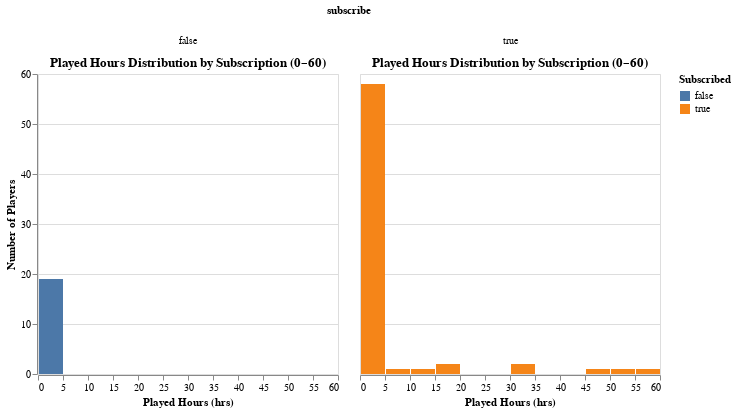

The notebook cell saved with this chart:
### Code cell
chart_sub_zoom

### Figure 1 — Vega-Lite specification as saved in the notebook (floating-point values rounded to 4 significant figures)
{"config": {"view": {"continuousWidth": 300, "continuousHeight": 300}}, "data": {"name": "data-900ebb47644510acd9ed407ebf667ff0"}, "facet": {"column": {"field": "subscribe", "type": "nominal"}}, "spec": {"mark": {"type": "bar", "clip": true}, "encoding": {"color": {"field": "subscribe", "title": "Subscribed", "type": "nominal"}, "x": {"bin": {"maxbins": 45}, "field": "played_hours", "scale": {"domain": [0, 60]}, "title": "Played Hours (hrs)", "type": "quantitative"}, "y": {"aggregate": "count", "title": "Number of Players", "type": "quantitative"}}, "title": "Played Hours Distribution by Subscription (0–60)"}, "$schema": "https://vega.github.io/schema/vega-lite/v5.20.1.json", "datasets": {"data-900ebb47644510acd9ed407ebf667ff0": [{"experience": "Regular", "subscribe": true, "played_hours": 4.0, "engagement_level": "Below Average"}, {"experience": "Beginner", "subscribe": true, "played_hours": 1.5, "engagement_level": "Below Average"}, {"experience": "Amateur", "subscribe": true, "played_hours": 0.2, "engagement_level": "Below Average"}, {"experience": "Pro", "subscribe": true, "played_hours": 1.0, "engagement_level": "Below Average"}, {"experience": "Veteran", "subscribe": true, "played_hours": 0.1, "engagement_level": "Below Average"}, {"experience": "Beginner", "subscribe": true, "played_hours": 1.0, "engagement_level": "Below Average"}, {"experience": "Veteran", "subscribe": false, "played_hours": 0.1, "engagement_level": "Below Average"}, {"experience": "Amateur", "subscribe": false, "played_hours": 0.1, "engagement_level": "Below Average"}, {"experience": "Veteran", "subscribe": true, "played_hours": 0.1, "engagement_level": "Below Average"}, {"experience": "Amateur", "subscribe": true, "played_hours": 150.0, "engagement_level": "Above Average"}, {"experience": "Amateur", "subscribe": false, "played_hours": 2.3, "engagement_level": "Below Average"}, {"experience": "Pro", "subscribe": true, "played_hours": 0.2, "engagement_level": "Below Average"}, {"experience": "Regular", "subscribe": true, "played_hours": 0.6, "engagement_level": "Below Average"}, {"experience": "Veteran", "subscribe": true, "played_hours": 2.2, "engagement_level": "Below Average"}, {"experience": "Amateur", "subscribe": true, "played_hours": 1.2, "engagement_level": "Below Average"}, {"experience": "Pro", "subscribe": true, "played_hours": 0.2, "engagement_level": "Below Average"}, {"experience": "Amateur", "subscribe": true, "played_hours": 32.0, "engagement_level": "Above Average"}, {"experience": "Regular", "subscribe": true, "played_hours": 0.6, "engagement_level": "Below Average"}, {"experience": "Amateur", "subscribe": true, "played_hours": 0.1, "engagement_level": "Below Average"}, {"experience": "Beginner", "subscribe": true, "played_hours": 0.8, "engagement_level": "Below Average"}, {"experience": "Veteran", "subscribe": false, "played_hours": 2.7, "engagement_level": "Below Average"}, {"experience": "Beginner", "subscribe": true, "played_hours": 1.0, "engagement_level": "Below Average"}, {"experience": "Beginner", "subscribe": true, "played_hours": 0.1, "engagement_level": "Below Average"}, {"experience": "Veteran", "subscribe": true, "played_hours": 0.1, "engagement_level": "Below Average"}, {"experience": "Pro", "subscribe": false, "played_hours": 0.4, "engagement_level": "Below Average"}, {"experience": "Regular", "subscribe": true, "played_hours": 0.5, "engagement_level": "Below Average"}, {"experience": "Veteran", "subscribe": true, "played_hours": 3.8, "engagement_level": "Below Average"}, {"experience": "Amateur", "subscribe": true, "played_hours": 0.1, "engagement_level": "Below Average"}, {"experience": "Veteran", "subscribe": true, "played_hours": 0.1, "engagement_level": "Below Average"}, {"experience": "Regular", "subscribe": true, "played_hours": 0.1, "engagement_level": "Below Average"}, {"experience": "Pro", "subscribe": true, "played_hours": 0.6, "engagement_level": "Below Average"}, {"experience": "Veteran", "subscribe": false, "played_hours": 0.1, "engagement_level": "Below Average"}, {"experience": "Veteran", "subscribe": true, "played_hours": 1.0, "engagement_level": "Below Average"}, {"experience": "Amateur", "subscribe": true, "played_hours": 0.1, "engagement_level": "Below Average"}, {"experience": "Amateur", "subscribe": true, "played_hours": 0.3, "engagement_level": "Below Average"}, {"experience": "Veteran", "subscribe": true, "played_hours": 12.5, "engagement_level": "Above Average"}, {"experience": "Amateur", "subscribe": true, "played_hours": 56.1, "engagement_level": "Above Average"}, {"experience": "Beginner", "subscribe": true, "played_hours": 0.1, "engagement_level": "Below Average"}, {"experience": "Amateur", "subscribe": true, "played_hours": 0.1, "engagement_level": "Below Average"}, {"experience": "Beginner", "subscribe": false, "played_hours": 1.8, "engagement_level": "Below Average"}, {"experience": "Veteran", "subscribe": false, "played_hours": 0.1, "engagement_level": "Below Average"}, {"experience": "Amateur", "subscribe": true, "played_hours": 0.5, "engagement_level": "Below Average"}, {"experience": "Amateur", "subscribe": false, "played_hours": 0.1, "engagement_level": "Below Average"}, {"experience": "Veteran", "subscribe": false, "played_hours": 0.1, "engagement_level": "Below Average"}, {"experience": "Beginner", "subscribe": false, "played_hours": 0.2, "engagement_level": "Below Average"}, {"experience": "Beginner", "subscribe": true, "played_hours": 0.4, "engagement_level": "Below Average"}, {"experience": "Veteran", "subscribe": true, "played_hours": 0.2, "engagement_level": "Below Average"}, {"experience": "Pro", "subscribe": true, "played_hours": 0.1, "engagement_level": "Below Average"}, {"experience": "Veteran", "subscribe": false, "played_hours": 2.7, "engagement_level": "Below Average"}, {"experience": "Veteran", "subscribe": true, "played_hours": 0.1, "engagement_level": "Below Average"}, {"experience": "Pro", "subscribe": false, "played_hours": 0.2, "engagement_level": "Below Average"}, {"experience": "Regular", "subscribe": true, "played_hours": 18.5, "engagement_level": "Above Average"}, {"experience": "Regular", "subscribe": true, "played_hours": 1.5, "engagement_level": "Below Average"}, {"experience": "Amateur", "subscribe": false, "played_hours": 0.1, "engagement_level": "Below Average"}, {"experience": "Amateur", "subscribe": false, "played_hours": 1.0, "engagement_level": "Below Average"}, {"experience": "Veteran", "subscribe": true, "played_hours": 0.1, "engagement_level": "Below Average"}, {"experience": "Amateur", "subscribe": true, "played_hours": 0.7, "engagement_level": "Below Average"}, {"experience": "Beginner", "subscribe": true, "played_hours": 0.2, "engagement_level": "Below Average"}, {"experience": "Veteran", "subscribe": true, "played_hours": 1.6, "engagement_level": "Below Average"}, {"experience": "Amateur", "subscribe": true, "played_hours": 3.5, "engagement_level": "Below Average"}, {"experience": "Amateur", "subscribe": true, "played_hours": 0.2, "engagement_level": "Below Average"}, {"experience": "Beginner", "subscribe": true, "played_hours": 0.6, "engagement_level": "Below Average"}, {"experience": "Veteran", "subscribe": true, "played_hours": 0.4, "engagement_level": "Below Average"}, {"experience": "Amateur", "subscribe": true, "played_hours": 0.5, "engagement_level": "Below Average"}, {"experience": "Amateur", "subscribe": true, "played_hours": 17.2, "engagement_level": "Above Average"}, {"experience": "Beginner", "subscribe": true, "played_hours": 2.0, "engagement_level": "Below Average"}, {"experience": "Pro", "subscribe": true, "played_hours": 1.2, "engagement_level": "Below Average"}, {"experience": "Beginner", "subscribe": true, "played_hours": 0.1, "engagement_level": "Below Average"}, {"experience": "Regular", "subscribe": true, "played_hours": 178.2, "engagement_level": "Above Average"}, {"experience": "Pro", "subscribe": true, "played_hours": 30.3, "engagement_level": "Above Average"}, {"experience": "Beginner", "subscribe": true, "played_hours": 0.7, "engagement_level": "Below Average"}, {"experience": "Amateur", "subscribe": false, "played_hours": 2.1, "engagement_level": "Below Average"}, {"experience": "Amateur", "subscribe": true, "played_hours": 0.8, "engagement_level": "Below Average"}, {"experience": "Regular", "subscribe": true, "played_hours": 0.3, "engagement_level": "Below Average"}, {"experience": "Regular", "subscribe": true, "played_hours": 5.6, "engagement_level": "Below Average"}, {"experience": "Amateur", "subscribe": true, "played_hours": 0.1, "engagement_level": "Below Average"}, {"experience": "Veteran", "subscribe": true, "played_hours": 0.1, "engagement_level": "Below Average"}, {"experience": "Veteran", "subscribe": true, "played_hours": 0.6, "engagement_level": "Below Average"}, {"experience": "Amateur", "subscribe": true, "played_hours": 1.8, "engagement_level": "Below Average"}, {"experience": "Beginner", "subscribe": true, "played_hours": 1.1, "engagement_level": "Below Average"}, {"experience": "Regular", "subscribe": false, "played_hours": 0.1, "engagement_level": "Below Average"}, {"experience": "Regular", "subscribe": true, "played_hours": 0.1, "engagement_level": "Below Average"}, {"experience": "Amateur", "subscribe": true, "played_hours": 0.3, "engagement_level": "Below Average"}, {"experience": "Amateur", "subscribe": true, "played_hours": 48.4, "engagement_level": "Above Average"}, {"experience": "Beginner", "subscribe": false, "played_hours": 0.3, "engagement_level": "Below Average"}, {"experience": "Veteran", "subscribe": false, "played_hours": 0.1, "engagement_level": "Below Average"}, {"experience": "Amateur", "subscribe": true, "played_hours": 53.9, "engagement_level": "Above Average"}, {"experience": "Amateur", "subscribe": true, "played_hours": 2.9, "engagement_level": "Below Average"}]}}
